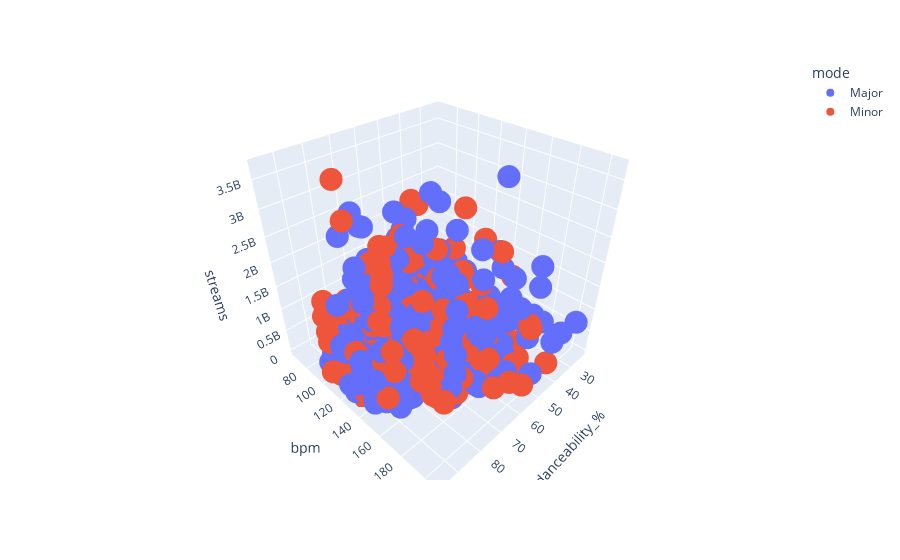

Notebook code for this chart:
### Code cell
fig = px.scatter_3d(spotify, x='danceability_%', y='bpm', z='streams', color='mode')
fig.show()

### Figure 1 — Plotly figure (JSON) as saved in the notebook; plotly's stock layout.template omitted (floating-point values rounded to 4 significant figures; data arrays with more than 128 entries replaced by an {"elided": "..."} marker saying what was removed)
{"data": [{"hovertemplate": "mode=Major<br>danceability_%=%{x}<br>bpm=%{y}<br>streams=%{z}<extra></extra>", "legendgroup": "Major", "marker": {"color": "#636efa", "symbol": "circle"}, "mode": "markers", "name": "Major", "scene": "scene", "showlegend": true, "type": "scatter3d", "x": {"elided": "549 int values"}, "y": {"elided": "549 int values"}, "z": {"elided": "549 int values"}}, {"hovertemplate": "mode=Minor<br>danceability_%=%{x}<br>bpm=%{y}<br>streams=%{z}<extra></extra>", "legendgroup": "Minor", "marker": {"color": "#EF553B", "symbol": "circle"}, "mode": "markers", "name": "Minor", "scene": "scene", "showlegend": true, "type": "scatter3d", "x": {"elided": "403 int values"}, "y": {"elided": "403 int values"}, "z": {"elided": "403 int values"}}], "layout": {"legend": {"title": {"text": "mode"}, "tracegroupgap": 0}, "margin": {"t": 60}, "scene": {"domain": {"x": [0, 1], "y": [0, 1]}, "xaxis": {"title": {"text": "danceability_%"}}, "yaxis": {"title": {"text": "bpm"}}, "zaxis": {"title": {"text": "streams"}}}}}
